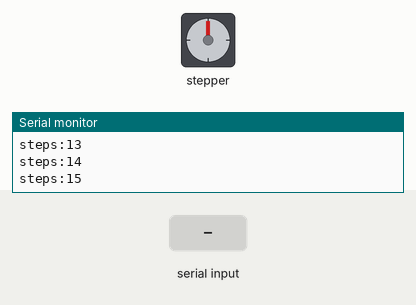
This sketch was run on a simulated Arduino Uno, built with avr-gcc and run on an emulated ATmega328P. Parts: stepper motor, the last lines printed to the serial monitor. The test bench sets the inputs (shaded band). Stepper angles assume 200 steps per turn.

Above: at 0.15 s.
At 1.26 s:
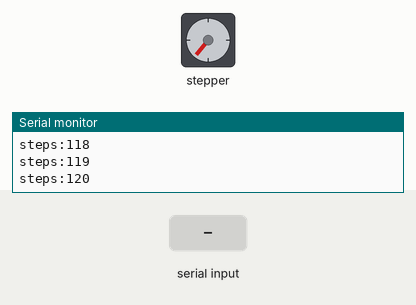
1.3 s: "0" received over Serial
At 1.9 s:
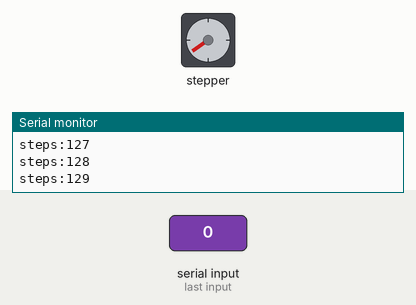
Timing chart, 0 to 4.3 s (numbered marks = the images above; inputs shaded):
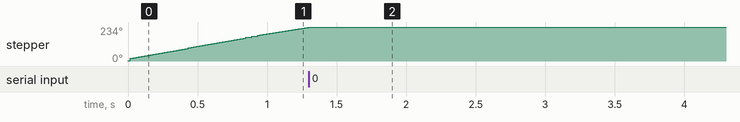

The sketch:

stepper_oneStepAtATimetrial.ino
```cpp
/*
 Stepper Motor Control - one step at a time

 This program drives a unipolar or bipolar stepper motor.
 The motor is attached to digital pins 8 - 11 of the Arduino.

 The motor will step one step at a time, very slowly.  You can use this to
 test that you've got the four wires of your stepper wired to the correct
 pins. If wired correctly, all steps should be in the same direction.

 Use this also to count the number of steps per revolution of your motor,
 if you don't know it.  Then plug that number into the oneRevolution
 example to see if you got it right.

 Created 30 Nov. 2009
 by Tom Igoe

 */

#include <Stepper.h>

const int stepsPerRevolution = 200;  // change this to fit the number of steps per revolution
// for your motor

// initialize the stepper library on pins 8 through 11:
Stepper myStepper(stepsPerRevolution, 7, 8, 12, 13);
int stepCount = 0;         // number of steps the motor has taken

void setup() {
  // initialize the serial port:
  Serial.begin(9600);
}

void loop() {
  // step one step:
  myStepper.step(1);
  Serial.print("steps:");
  Serial.println(stepCount);
  stepCount++;
  //delay(500);
  if(Serial.available())
{
  switch(Serial.read())
     {
      case'0': {  delay(200000);
                  break;
                }
      default: break;
      }
     }
}
```

Measured:
- after the input at 1.3 s, stepper: stops changing and stays 234°
- by itself, stepper: keeps turning clockwise at about 181°/s
